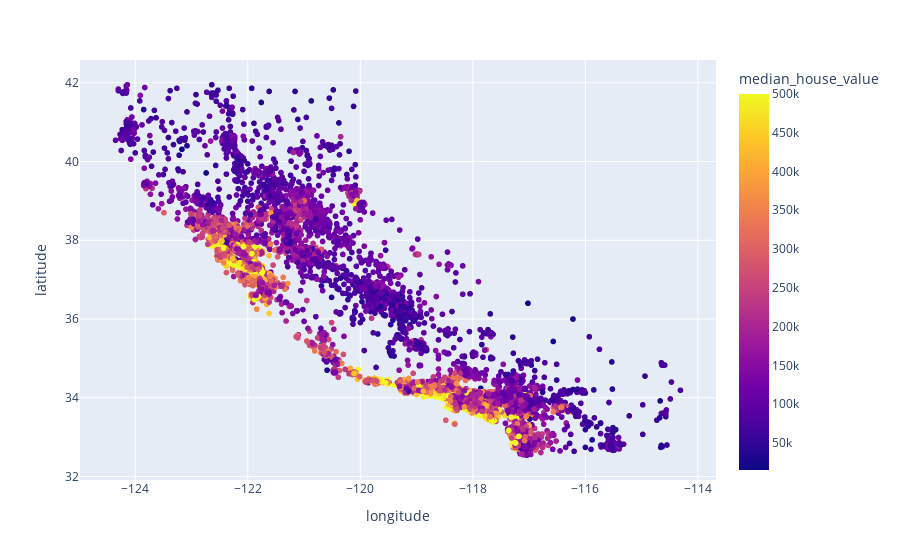

The code cell stored with this chart in its notebook:
### Code cell
#housing.plot(kind='scatter', x='longitude', y='latitude', color='b')
px.scatter(housing, x='longitude', y='latitude', hover_name='ocean_proximity', color='median_house_value')

### Figure 1 — Plotly figure (JSON) as saved in the notebook; plotly's stock layout.template omitted (floating-point values rounded to 4 significant figures; data arrays with more than 128 entries replaced by an {"elided": "..."} marker saying what was removed)
{"data": [{"hovertemplate": "<b>%{hovertext}</b><br><br>longitude=%{x}<br>latitude=%{y}<br>median_house_value=%{marker.color}<extra></extra>", "hovertext": {"elided": "20640 str values"}, "legendgroup": "", "marker": {"color": {"elided": "20640 int values"}, "coloraxis": "coloraxis", "symbol": "circle"}, "mode": "markers", "name": "", "showlegend": false, "type": "scattergl", "x": {"elided": "20640 float values"}, "xaxis": "x", "y": {"elided": "20640 float values"}, "yaxis": "y"}], "layout": {"coloraxis": {"colorbar": {"title": {"text": "median_house_value"}}, "colorscale": [[0, "#0d0887"], [0.1111, "#46039f"], [0.2222, "#7201a8"], [0.3333, "#9c179e"], [0.4444, "#bd3786"], [0.5556, "#d8576b"], [0.6667, "#ed7953"], [0.7778, "#fb9f3a"], [0.8889, "#fdca26"], [1, "#f0f921"]]}, "legend": {"tracegroupgap": 0}, "margin": {"t": 60}, "xaxis": {"anchor": "y", "domain": [0, 1], "title": {"text": "longitude"}}, "yaxis": {"anchor": "x", "domain": [0, 1], "title": {"text": "latitude"}}}}
